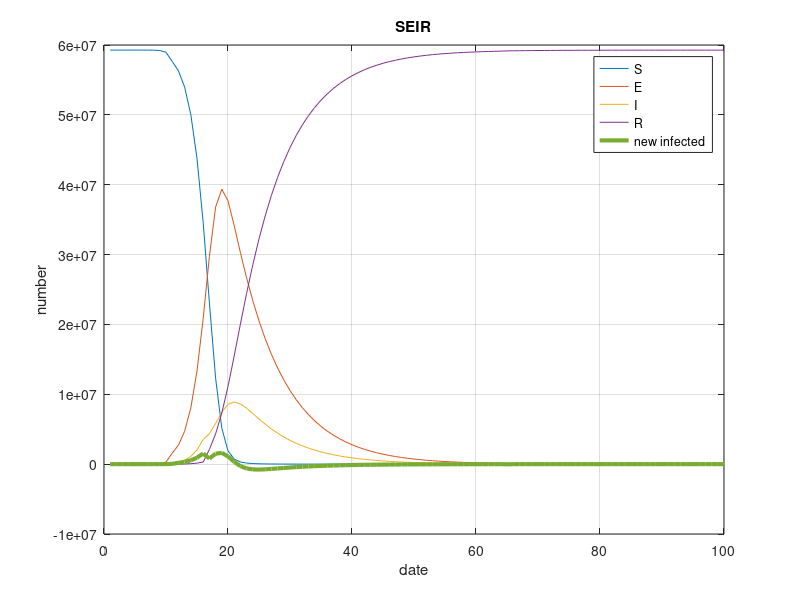

This chart was generated by the following MATLAB code:
% SEIR test model

clear;
clc;

N = 5927e4; % population of Hubei
I = 1;
R = 0;
E = 0;
S = N - I;
r1 = 3;
a = 1/8; % p for E
B1 = 0.15747;
B2 = 0.78735 - 0.5;
y1 = 0.04977; % death rate

new_infected=0;

T = 1:100;

for t = 1:length(T) - 1
    if t >= 1 && t <= 10
        r2 = 15;
    elseif t >= 11 && t <= 80
        r2 = 3;
    else
        r2 = 10;
    end
    
    if t >= 1 && t <= 4
        y2 = 0.05287;
    elseif t >= 5 && t <= 15
        y2 = 0.02534;
    elseif t >= 15 && t <= 63
        y2 = 0.46123;
    else
        y2 = 0.93481;
    end
    
    y = y1 + y2; % gamma
    
    S(t+1) = S(t) - r1*B1*I(t)*S(t)/N - r2*B2*E(t)*S(t)/N;
    E(t+1) = E(t) + r1*B1*I(t)*S(t)/N + r2*B2*E(t)*S(t)/N - a*E(t);
    I(t+1) = I(t) + a*E(t) - y*I(t);
    R(t+1) = R(t) + y*I(t);
    new_infected(t+1) = I(t+1) - I(t);
end

plot(T, S, T, E, T, I, T, R, T, new_infected, 'linewidth', 3);

grid on

xlabel('date');
ylabel('number');
legend('S','E', 'I', 'R', 'new infected');
title('SEIR')


    
